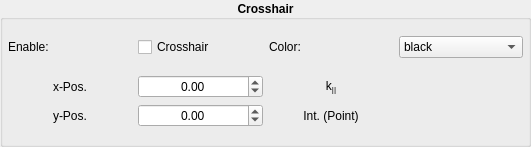
<?xml version="1.0" encoding="UTF-8"?>
<ui version="4.0">
 <class>crosshair</class>
 <widget class="QWidget" name="crosshair">
  <property name="geometry">
   <rect>
    <x>0</x>
    <y>0</y>
    <width>531</width>
    <height>147</height>
   </rect>
  </property>
  <property name="font">
   <font>
    <weight>75</weight>
    <bold>true</bold>
   </font>
  </property>
  <property name="windowTitle">
   <string>Form</string>
  </property>
  <layout class="QHBoxLayout" name="horizontalLayout_2">
   <property name="leftMargin">
    <number>0</number>
   </property>
   <property name="topMargin">
    <number>0</number>
   </property>
   <property name="rightMargin">
    <number>0</number>
   </property>
   <property name="bottomMargin">
    <number>0</number>
   </property>
   <item>
    <widget class="QGroupBox" name="groupbox">
     <property name="font">
      <font>
       <weight>75</weight>
       <italic>false</italic>
       <bold>true</bold>
      </font>
     </property>
     <property name="title">
      <string>Crosshair</string>
     </property>
     <property name="alignment">
      <set>Qt::AlignCenter</set>
     </property>
     <layout class="QVBoxLayout" name="layout">
      <property name="leftMargin">
       <number>5</number>
      </property>
      <property name="topMargin">
       <number>5</number>
      </property>
      <property name="rightMargin">
       <number>5</number>
      </property>
      <property name="bottomMargin">
       <number>5</number>
      </property>
      <item>
       <layout class="QHBoxLayout" name="top_layout">
        <item>
         <widget class="QLabel" name="enable_label">
          <property name="font">
           <font>
            <weight>50</weight>
            <italic>false</italic>
            <bold>false</bold>
           </font>
          </property>
          <property name="text">
           <string>Enable:</string>
          </property>
         </widget>
        </item>
        <item>
         <widget class="QCheckBox" name="enable_crosshair_checkbox">
          <property name="font">
           <font>
            <weight>50</weight>
            <italic>false</italic>
            <bold>false</bold>
           </font>
          </property>
          <property name="text">
           <string>Crosshair</string>
          </property>
         </widget>
        </item>
        <item>
         <widget class="QLabel" name="color_label">
          <property name="font">
           <font>
            <weight>50</weight>
            <bold>false</bold>
           </font>
          </property>
          <property name="text">
           <string>Color:</string>
          </property>
         </widget>
        </item>
        <item>
         <widget class="QComboBox" name="color_combobox">
          <property name="font">
           <font>
            <weight>50</weight>
            <bold>false</bold>
           </font>
          </property>
          <property name="maxVisibleItems">
           <number>8</number>
          </property>
          <property name="maxCount">
           <number>8</number>
          </property>
          <item>
           <property name="text">
            <string>black</string>
           </property>
          </item>
          <item>
           <property name="text">
            <string>white</string>
           </property>
          </item>
          <item>
           <property name="text">
            <string>red</string>
           </property>
          </item>
          <item>
           <property name="text">
            <string>blue</string>
           </property>
          </item>
          <item>
           <property name="text">
            <string>green</string>
           </property>
          </item>
          <item>
           <property name="text">
            <string>cyan</string>
           </property>
          </item>
          <item>
           <property name="text">
            <string>magenta</string>
           </property>
          </item>
          <item>
           <property name="text">
            <string>yellow</string>
           </property>
          </item>
         </widget>
        </item>
       </layout>
      </item>
      <item>
       <layout class="QGridLayout" name="bottom_layout">
        <item row="1" column="1">
         <widget class="QDoubleSpinBox" name="y_spinbox">
          <property name="font">
           <font>
            <weight>50</weight>
            <bold>false</bold>
           </font>
          </property>
          <property name="alignment">
           <set>Qt::AlignCenter</set>
          </property>
          <property name="correctionMode">
           <enum>QAbstractSpinBox::CorrectToNearestValue</enum>
          </property>
          <property name="keyboardTracking">
           <bool>false</bool>
          </property>
          <property name="minimum">
           <double>-100.000000000000000</double>
          </property>
          <property name="maximum">
           <double>100.000000000000000</double>
          </property>
          <property name="singleStep">
           <double>0.020000000000000</double>
          </property>
         </widget>
        </item>
        <item row="0" column="2">
         <widget class="QLabel" name="distance_label">
          <property name="font">
           <font>
            <weight>50</weight>
            <bold>false</bold>
           </font>
          </property>
          <property name="text">
           <string>&lt;html&gt;&lt;head/&gt;&lt;body&gt;&lt;p&gt;k&lt;span style=&quot;vertical-align:sub;&quot;&gt;||&lt;/span&gt;&lt;/p&gt;&lt;/body&gt;&lt;/html&gt;</string>
          </property>
          <property name="alignment">
           <set>Qt::AlignCenter</set>
          </property>
         </widget>
        </item>
        <item row="1" column="2">
         <widget class="QLabel" name="point_label">
          <property name="font">
           <font>
            <weight>50</weight>
            <bold>false</bold>
           </font>
          </property>
          <property name="text">
           <string>Int. (Point)</string>
          </property>
          <property name="alignment">
           <set>Qt::AlignCenter</set>
          </property>
         </widget>
        </item>
        <item row="0" column="0">
         <widget class="QLabel" name="x_label">
          <property name="font">
           <font>
            <weight>50</weight>
            <bold>false</bold>
           </font>
          </property>
          <property name="text">
           <string>x-Pos.</string>
          </property>
          <property name="alignment">
           <set>Qt::AlignCenter</set>
          </property>
         </widget>
        </item>
        <item row="1" column="0">
         <widget class="QLabel" name="y_label">
          <property name="font">
           <font>
            <weight>50</weight>
            <bold>false</bold>
           </font>
          </property>
          <property name="text">
           <string>y-Pos.</string>
          </property>
          <property name="alignment">
           <set>Qt::AlignCenter</set>
          </property>
         </widget>
        </item>
        <item row="0" column="1">
         <widget class="QDoubleSpinBox" name="x_spinbox">
          <property name="font">
           <font>
            <weight>50</weight>
            <bold>false</bold>
           </font>
          </property>
          <property name="alignment">
           <set>Qt::AlignCenter</set>
          </property>
          <property name="correctionMode">
           <enum>QAbstractSpinBox::CorrectToNearestValue</enum>
          </property>
          <property name="keyboardTracking">
           <bool>false</bool>
          </property>
          <property name="minimum">
           <double>-100.000000000000000</double>
          </property>
          <property name="maximum">
           <double>100.000000000000000</double>
          </property>
          <property name="singleStep">
           <double>0.020000000000000</double>
          </property>
         </widget>
        </item>
        <item row="0" column="3">
         <widget class="QLabel" name="distance_value">
          <property name="font">
           <font>
            <weight>50</weight>
            <bold>false</bold>
           </font>
          </property>
          <property name="text">
           <string/>
          </property>
          <property name="alignment">
           <set>Qt::AlignCenter</set>
          </property>
         </widget>
        </item>
        <item row="1" column="3">
         <widget class="QLabel" name="point_value">
          <property name="font">
           <font>
            <weight>50</weight>
            <bold>false</bold>
           </font>
          </property>
          <property name="text">
           <string/>
          </property>
          <property name="alignment">
           <set>Qt::AlignCenter</set>
          </property>
         </widget>
        </item>
       </layout>
      </item>
     </layout>
    </widget>
   </item>
  </layout>
 </widget>
 <resources/>
 <connections/>
</ui>
